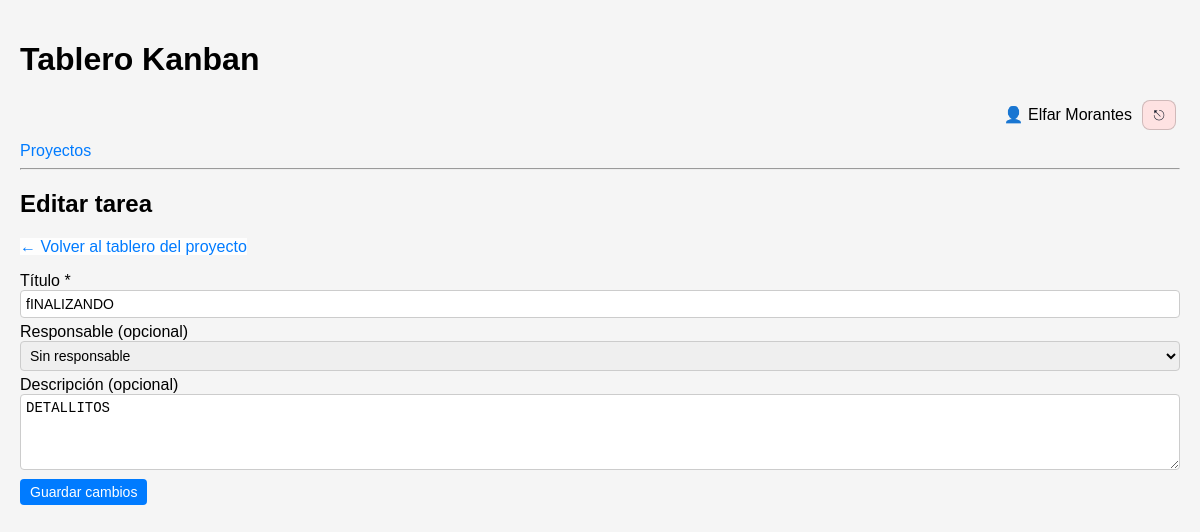
/?controller=tasks&action=edit&id=36&project_id=14 (signed in), run on the app's committed database.
### tables this page shows
CREATE TABLE `users` (
  `id` int(11) NOT NULL,
  `name` varchar(120) NOT NULL,
  `email` varchar(190) NOT NULL,
  `password_hash` varchar(255) NOT NULL,
  `role` enum('owner','admin','member','viewer') NOT NULL DEFAULT 'member',
  `created_at` datetime NOT NULL DEFAULT current_timestamp()
);

CREATE TABLE `tasks` (
  `id` int(11) NOT NULL,
  `project_id` int(11) NOT NULL,
  `column_id` int(11) NOT NULL,
  `title` varchar(255) NOT NULL,
  `responsible` varchar(120) DEFAULT NULL,
  `responsible_user_id` int(11) DEFAULT NULL,
  `description` text DEFAULT NULL,
  `order` int(11) DEFAULT 0,
  `created_at` datetime NOT NULL DEFAULT current_timestamp(),
  `due_date` datetime DEFAULT NULL,
  `completed_at` datetime DEFAULT NULL,
  `created_by` int(11) DEFAULT NULL,
  `updated_by` int(11) DEFAULT NULL
);

### core/BaseController.php (called while the page is built, shortened)
<?php
abstract class BaseController
{
    protected function render(string $view, array $params = []): void
    {
        extract($params);
        $viewFile = __DIR__ . '/../app/views/' . $view . '.php';
        include __DIR__ . '/../app/views/layout.php';
    }
}

### app/controllers/TasksController.php (called while the page is built, shortened)
<?php
require_once __DIR__ . '/../../core/BaseController.php';
require_once __DIR__ . '/../models/Task.php';
require_once __DIR__ . '/../../core/Auth.php';
class TasksController extends BaseController
{
    public function edit(): void
    {
        $projectId = (int)($_GET['project_id'] ?? 0);
        $taskId    = (int)($_GET['id'] ?? 0);
        $task = Task::find($taskId);
        $members = ProjectMember::usersForProject($projectId);
        $this->render('tasks/edit', [
            'task'      => $task,
            'projectId' => $projectId,
            'members'   => $members,
        ]);
    }
}

### public/index.php (called while the page is built, shortened)
<?php
$actionName     = $_GET['action'] ?? 'index';
$controller = new $controllerClass();
try {
    $controller->$actionName();
} catch (Exception $e) {
    echo "<h1>Error</h1>";
    echo "<p>" . htmlspecialchars($e->getMessage()) . "</p>";
}

### core/Auth.php (called while the page is built, shortened)
<?php
class Auth
{
    public static function userId(): ?int
    {
        return isset($_SESSION['user_id']) ? (int)$_SESSION['user_id'] : null;
    }
    public static function check(): bool
    {
        return self::userId() !== null;
    }
}

### config/db.php (called while the page is built)
<?php
class Database
{
    private static ?\PDO $connection = null;
    public static function getConnection(): \PDO
    {
        if (self::$connection === null) {
            $host = 'localhost';
            $db   = 'kanban_db';
            $user = 'root';
            $pass = '';
            $dsn  = "mysql:host=$host;dbname=$db;charset=utf8mb4";
            self::$connection = new PDO($dsn, $user, $pass, [
                PDO::ATTR_ERRMODE            => PDO::ERRMODE_EXCEPTION,
                PDO::ATTR_DEFAULT_FETCH_MODE => PDO::FETCH_ASSOC
            ]);
            self::$connection->exec("SET time_zone = '-05:00'");
        }
        return self::$connection;
    }
}

### app/models/User.php (called while the page is built, shortened)
<?php
require_once __DIR__ . '/../../config/db.php';
class User
{
    private static function db(): PDO { return Database::getConnection(); }
    public static function find(int $id): ?array
    {
        $stmt = self::db()->prepare("SELECT id,name,email,role FROM users WHERE id=? LIMIT 1");
        $stmt->execute([$id]);
        $u = $stmt->fetch();
        return $u ?: null;
    }
}

### app/models/Task.php (called while the page is built, shortened)
<?php
class Task extends Model
{
    public static function find(int $id): ?array
    {
        $db = self::db();
        $stmt = $db->prepare("SELECT * FROM tasks WHERE id = :id");
        $stmt->execute(['id' => $id]);
        $task = $stmt->fetch();
        return $task ?: null;
    }
}

### app/views/tasks/edit.php (the view, shortened to what this page needs)
<h2>Editar tarea</h2>
<p>
    <a href="<?= BASE_URL ?>?controller=projects&action=show&id=<?= (int)$projectId ?>" class="btn-secondary">
        ← Volver al tablero del proyecto
    </a>
</p>
<form method="post" action="<?= BASE_URL ?>?controller=tasks&action=update">
    <label for="title">Título *</label>
    <input type="text" id="title" name="title" required
           value="<?= htmlspecialchars($task['title']) ?>">
    <label for="responsible_user_id">Responsable (opcional)</label>
    <select id="responsible_user_id" name="responsible_user_id">
        <option value="">Sin responsable</option>
    </select>
    <label for="description">Descripción (opcional)</label>
    <textarea id="description" name="description" rows="4"><?= htmlspecialchars($task['description'] ?? '') ?></textarea>
    <button type="submit">Guardar cambios</button>
</form>

### app/views/layout.php (shortened to what this page needs)
<!DOCTYPE html>
<html lang="es">
<head>
</head>
<?php $isAuthPage = (strpos($viewFile, '/auth/login.php') !== false); ?>
<body class="<?= $isAuthPage ? 'auth-body' : '' ?>">
<?php if (!$isAuthPage): ?>
<header>
    <h1>Tablero Kanban</h1>
<nav>
    <?php
    require_once __DIR__ . '/../../core/Auth.php';
    require_once __DIR__ . '/../models/User.php';
    ?>
    <?php if (Auth::check()): ?>
      <?php $u = User::find(Auth::userId()); ?>
      <div style="display:flex;justify-content:flex-end;align-items:center;gap:10px;margin-bottom:12px;">
        <span class="tip" data-tip="<?= htmlspecialchars($u['email'] ?? '') ?>">
          👤 <?= htmlspecialchars($u['name'] ?? 'Usuario') ?>
        </span>
        <a href="<?= BASE_URL ?>?controller=auth&action=logout"
          class="btn-action del tip"
          data-tip="Cerrar sesión">
          ⎋
        </a>
      </div>
    <?php endif; ?>
</nav>
    <nav>
        <a href="<?= BASE_URL ?>?controller=projects&action=index">Proyectos</a>
    </nav>
    <hr>
</header>
<?php endif; ?>
<main class="<?= $isAuthPage ? 'auth-main' : '' ?>">
    <?php include $viewFile; ?>
</main>
</body>
</html>

### app/views/layout.php (style rules this page uses)
body { font-family: Arial, sans-serif; margin: 0; padding: 20px; background: #f5f5f5; }
header { margin-bottom: 20px; }
a { text-decoration: none; color: #007bff; }
form { margin-top: 8px; margin-bottom: 8px; }
input[type="text"], textarea, select { width: 100%; box-sizing: border-box; padding: 5px; margin-bottom: 5px; border-radius: 4px; border: 1px solid #ccc; font-size: 14px; }
button { padding: 5px 10px; border: none; border-radius: 4px; background: #007bff; color: #fff; cursor: pointer; font-size: 14px; }
.btn-secondary { background: #6c757d; }
.btn-action { width: 32px; height: 28px; display: inline-flex; align-items: center; justify-content: center; border-radius: 8px; border: 1px solid rgba(0,0,0,0.18); background: rgba(255,255,255,0.95); color: #111827; cursor: pointer; font-size: 14px; line-height: 1; margin-right: 4px; }
.btn-action.del { background: #fee2e2; }
.tip { position: relative; }
.btn-secondary { background: rgba(255,255,255,.9); }

### data on the page
users: name "Elfar Morantes"
tasks: title "fINALIZANDO", description "DETALLITOS"
